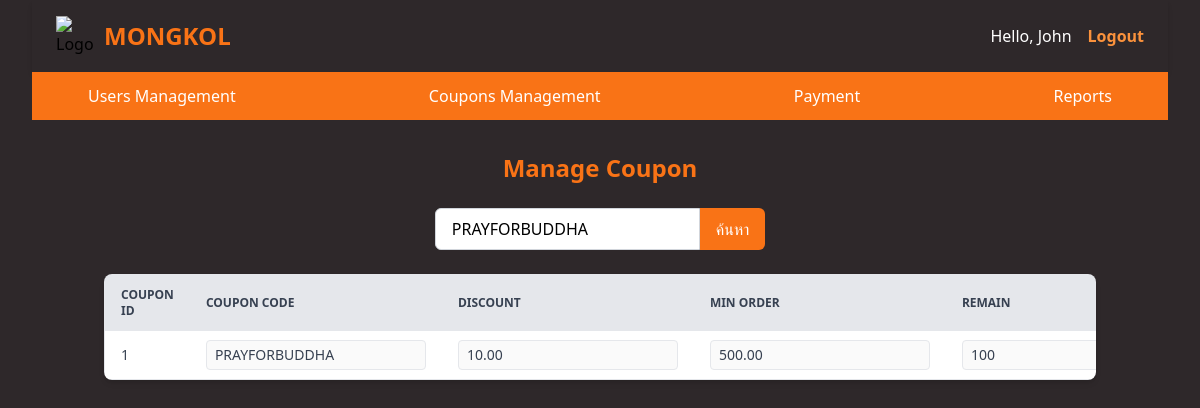
The page /admin/manage_coupon.php?couponCode=PRAYFORBUDDHA (signed in) on the database its author committed.
### tables this page shows
CREATE TABLE `tbl_coupons` (
    `coupon_ID` int(11) NOT NULL AUTO_INCREMENT,
    `couponCode` varchar(50) DEFAULT NULL,
    `discount` decimal(5,2) DEFAULT NULL,
    `minOrderValue` decimal(10,2) DEFAULT NULL,
    `expDate` date DEFAULT NULL,
    `remain` int(11) DEFAULT NULL,
    `is_delete` int(2) DEFAULT 0,
    PRIMARY KEY (`coupon_ID`)
);

### admin/manage_coupon.php (the view, shortened to what this page needs)
<!DOCTYPE html>
<html lang="en">
<head>
</head>
<body class="bg-w-full bg-[#2E282A] mr-8 ml-8">
  <?php
    require_once("../navbar/nav_admin.php");
  ?>
  <div class="container mx-auto px-4 py-8">
    <h2 class="text-2xl font-semibold mb-6 text-center text-orange-500">Manage Coupon</h2>
    <form method="GET" class="mb-6 flex justify-center">
      <input type="text" name="couponCode" placeholder="กรอก Coupon Code"
            class="px-4 py-2 border border-gray-300 rounded-l-md focus:outline-none focus:ring focus:border-blue-400"
            value="<?php echo isset($_GET['couponCode']) ? htmlspecialchars($_GET['couponCode']) : '' ?>">
      <button type="submit"
              class="px-4 py-2 bg-orange-500 text-white rounded-r-md hover:bg-orange-600 transition">
        ค้นหา
      </button>
    </form>
    <div class="overflow-x-auto shadow-md rounded-lg">
      <table class="min-w-full text-sm text-left text-gray-700 bg-white border border-gray-200">
        <thead class="bg-gray-200 text-gray-700 uppercase text-xs">
          <tr>
            <th class="px-4 py-3">Coupon ID</th>
            <th class="px-4 py-3">Coupon Code</th>
            <th class="px-4 py-3">Discount</th>
            <th class="px-4 py-3">Min Order</th>
            <th class="px-4 py-3">Remain</th>
          </tr>
        </thead>
        <tbody>
        <?php
          $searchCode = isset($_GET['couponCode']) ? $_GET['couponCode'] : '';
          $searchCode = $conn->real_escape_string($searchCode);
          $sql = "SELECT * FROM tbl_coupons";
          if (!empty($searchCode)) {
              $sql .= " WHERE couponCode LIKE '%$searchCode%'";
          }
          $result = $conn->query($sql);
          if ($result && $result->num_rows > 0) {
              while($row = $result->fetch_assoc()) {
                  $id = $row['coupon_ID'];
                  echo "<tr class='border-b hover:bg-gray-100'>";
                  echo "<td class='px-4 py-2'>{$id}</td>";
                  echo "<td class='px-4 py-2'>
                          <input type='text' id='couponCode-{$id}' value=\"{$row['couponCode']}\" disabled class='border rounded px-2 py-1'>
                        </td>";
                  echo "<td class='px-4 py-2'>
                          <input type='number' id='discount-{$id}' value=\"{$row['discount']}\" disabled class='border rounded px-2 py-1'>
                        </td>";
                  echo "<td class='px-4 py-2'>
                          <input type='number' id='minOrderValue-{$id}' value=\"{$row['minOrderValue']}\" disabled class='border rounded px-2 py-1'>
                        </td>";
                  echo "<td class='px-4 py-2'>
                          <input type='number' id='remain-{$id}' value=\"{$row['remain']}\" disabled class='border rounded px-2 py-1'>
                        </td>";
                  echo "</tr>";
              }
          } else {
              echo "<tr><td colspan='7' class='text-center px-4 py-3 text-gray-500'>ไม่พบข้อมูล</td></tr>";
          }
        ?>
        </tbody>
      </table>
    </div>
  </div>
</body>
</html>

### rows shown on the page
tbl_coupons: coupon_ID "1", couponCode "PRAYFORBUDDHA", discount "10.00", minOrderValue "500.00", remain "100"

### other values the page prints
$_SESSION["firstName"] "John"
